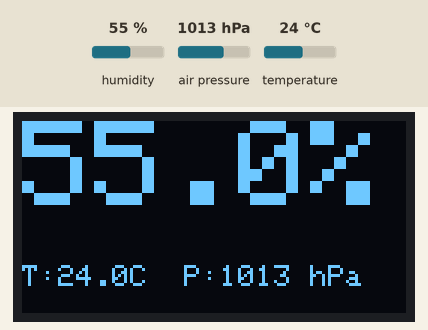
This sketch was run on a simulated ESP32. Shown: 128×64 one-colour display. Inputs (shaded band) come from the test bench; at power-on: humidity 55 %, air pressure 1013 hPa, temperature 24 °C. WiFi joins after 1.5 s; servers stay silent unless stated; uploads are accepted with an empty reply; random numbers use the default seed unless the sketch sets one; what the sketch prints to the serial monitor is not drawn.

Above: at 62.6 s.

The sketch:

esp32-bme-display-v2.ino
```cpp
/* esp32-bme-universal.ino */
#include <WiFi.h>
#include <HTTPClient.h>
#include <Wire.h>
#include <Adafruit_Sensor.h>
#include <Adafruit_BME280.h>
#include "esp_system.h"

#define HAS_DISPLAY

const char* ssid = "ELTEX-8478";
const char* password = "eSm-kp7-VdF-PtA";

const int SENSOR_ID = 12;
#define I2C_SDA 32
#define I2C_SCL 33

const unsigned long HEARTBEAT_INTERVAL = 60000;
const char* servers[] = {"192.168.1.100", "192.168.1.101"};
const int SERVER_COUNT = 2;
const int serverPort = 5000;
const char* endpoint = "/data";

TwoWire I2C_BME = TwoWire(0);
Adafruit_BME280 bme;
WiFiClient wifiClient;
bool bmeReady = false;
String sessionPUID;

unsigned long lastHeartbeatMillis = 0;
unsigned long lastStatusCheckMillis = 0;
unsigned long lastDisplayRefreshMillis = 0;

struct SensorData {
  float h = 0, t = 0, p = 0;
  bool valid = false;
} lastData;

#ifdef HAS_DISPLAY
  #include <Adafruit_GFX.h>
  #include <Adafruit_SSD1306.h>
  #define SCREEN_WIDTH 128
  #define SCREEN_HEIGHT 64
  Adafruit_SSD1306 display(SCREEN_WIDTH, SCREEN_HEIGHT, &I2C_BME, -1);

  void drawStatus(const String& msg, bool isError) {
    display.clearDisplay();
    display.setTextColor(SSD1306_WHITE);
    display.setTextSize(isError ? 2 : 1);
    display.setCursor(0, 0);
    display.println(msg);
    I2C_BME.begin(I2C_SDA, I2C_SCL, 400000);  // Восстанавливаем пины перед отправкой
    display.display();
  }

  void drawData(float h, float t, float p) {
    display.clearDisplay();
    display.setTextColor(SSD1306_WHITE);
    display.setCursor(0, 0);
    display.setTextSize(4);
    display.print(h, 1);
    display.println("%");
    display.setTextSize(1);
    display.setCursor(0, 48);
    display.print("T:"); display.print(t, 1); display.print("C  P:");
    display.print(p, 0); display.println(" hPa");
    I2C_BME.begin(I2C_SDA, I2C_SCL, 400000);  // Восстанавливаем пины перед отправкой
    display.display();
  }
#else
  void drawStatus(const String&, bool) {}
  void drawData(float, float, float) {}
#endif

String generateSessionPUID() {
  char buf[16];
  snprintf(buf, sizeof(buf), "%08X", esp_random());
  return String(buf);
}

bool initBME() {
  if (bme.begin(0x76, &I2C_BME) || bme.begin(0x77, &I2C_BME)) {
    I2C_BME.begin(I2C_SDA, I2C_SCL, 400000);  // Восстанавливаем пины после bme.begin()
    Serial.println("BME280 OK");
    return true;
  }
  Serial.println("BME280 FAIL");
  return false;
}

bool sendToServer(const char* host, const String& json) {
  HTTPClient http;
  String url = "http://" + String(host) + ":" + String(serverPort) + endpoint;
  Serial.print("-> "); Serial.print(host);
  if (http.begin(wifiClient, url)) {
    http.addHeader("Content-Type", "application/json");
    int code = http.POST(json);
    Serial.print(" ["); Serial.print(code); Serial.println("]");
    http.end();
    return (code == 200 || code == 201);
  }
  Serial.println(" [HTTP ERR]");
  return false;
}

void ProcessHeartbeat() {
  if (!bmeReady) {
    if (initBME()) {
      bmeReady = true;
      #ifdef HAS_DISPLAY
        drawStatus("Sensor Ready", false);
      #endif
    } else {
      #ifdef HAS_DISPLAY
        drawStatus("Sensor ERR", true);
      #endif
      return;
    }
  }

  float t = bme.readTemperature();
  float h = bme.readHumidity();
  float p = bme.readPressure() / 100.0F;

  if (isnan(t) || isnan(h) || isnan(p)) {
    Serial.println("Read ERR");
    bmeReady = false;
    lastData.valid = false;
    #ifdef HAS_DISPLAY
      drawStatus("Read ERR", true);
    #endif
    return;
  }

  lastData.t = t; lastData.h = h; lastData.p = p; lastData.valid = true;

  #ifdef HAS_DISPLAY
    drawData(h, t, p);
  #endif
  Serial.printf("Data: T=%.1f H=%.1f P=%.1f\n", t, h, p);

  String json = "{\"puid\":\"" + sessionPUID + "|" + String(millis()) + "\","
                "\"sensor_id\":" + String(SENSOR_ID) + ","
                "\"temperature\":" + String(t, 1) + ","
                "\"humidity\":" + String(h, 1) + ","
                "\"pressure\":" + String(p, 1) + "}";

  for (int i = 0; i < SERVER_COUNT; i++) {
    sendToServer(servers[i], json);
    delay(100);
  }
}

void setup() {
  Serial.begin(9600);
  delay(1000);
  Serial.println("ESP32 BME Logger");

  I2C_BME.begin(I2C_SDA, I2C_SCL, 400000);

  #ifdef HAS_DISPLAY
    if (!display.begin(SSD1306_SWITCHCAPVCC, 0x3C)) {
      Serial.println("Display FAIL");
    } else {
      display.setTextSize(1);
      drawStatus("Boot...", false);
    }
  #endif

  sessionPUID = generateSessionPUID();
  bmeReady = initBME();

  Serial.print("Wi-Fi: ");
  WiFi.begin(ssid, password);
  unsigned long start = millis();
  while (WiFi.status() != WL_CONNECTED && millis() - start < 15000) {
    delay(500);
    Serial.print(".");
  }
  Serial.println(WiFi.status() == WL_CONNECTED ? " OK" : " FAIL");

  lastHeartbeatMillis = millis();
}

void loop() {
  unsigned long now = millis();

  if (WiFi.status() != WL_CONNECTED) {
    if (now - lastStatusCheckMillis > 5000) {
      lastStatusCheckMillis = now;
      Serial.println("WiFi Lost. Reconnecting...");
      WiFi.reconnect();
      #ifdef HAS_DISPLAY
        drawStatus("No WiFi", true);
      #endif
    }
  } else if (now - lastHeartbeatMillis >= HEARTBEAT_INTERVAL) {
    lastHeartbeatMillis = now;
    ProcessHeartbeat();
  }

  #ifdef HAS_DISPLAY
    if (now - lastDisplayRefreshMillis > 2000 && lastData.valid) {
      lastDisplayRefreshMillis = now;
      Serial.println(" DISPLAY REFRESH");
      drawData(lastData.h, lastData.t, lastData.p);
    }
  #endif
}
```
